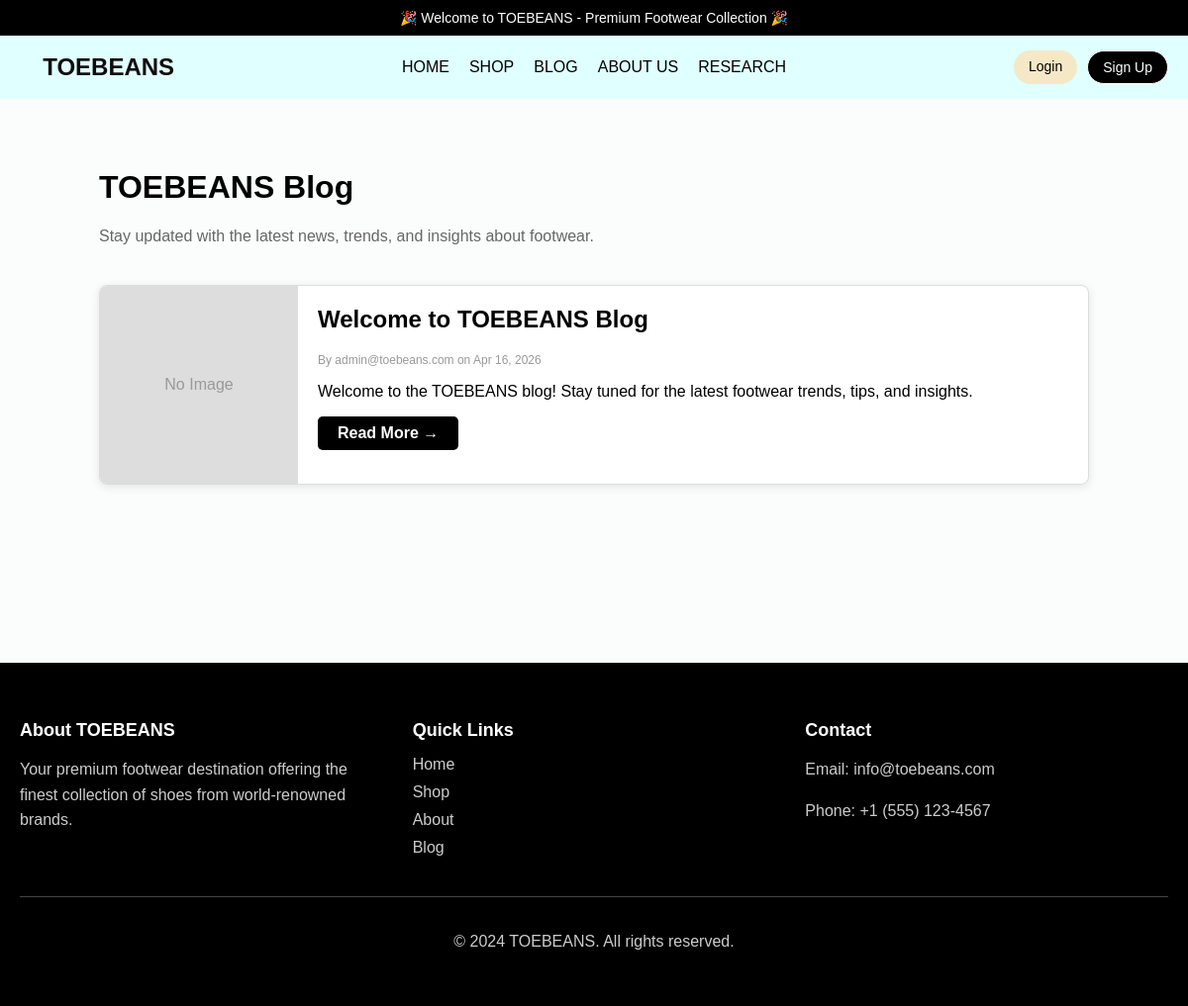
/blog/, run on an earlier commit of the app's database.
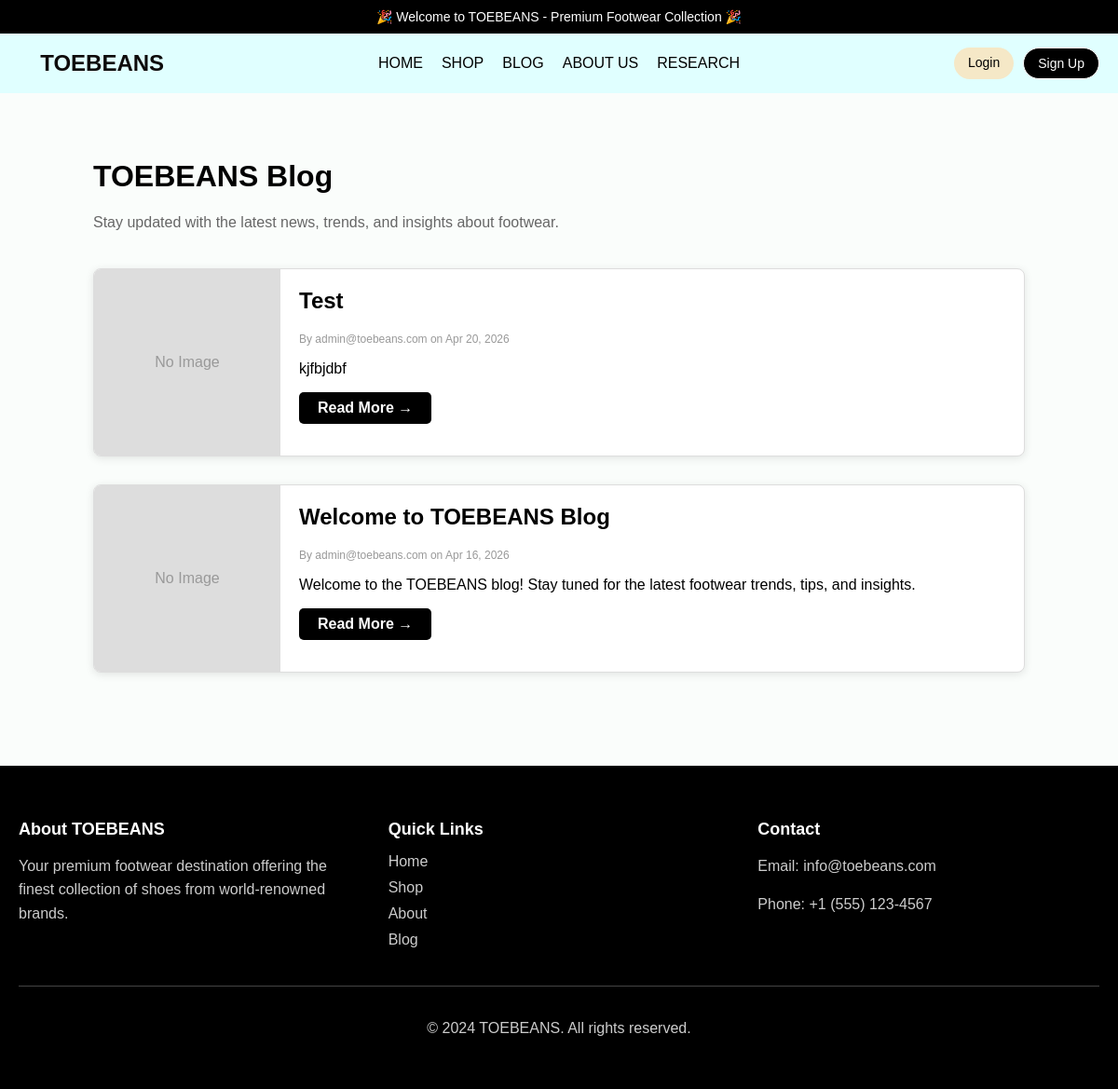
And on a later commit of the database.
### store/models.py (models this page shows, shortened)
class BlogPost(models.Model):
    title = models.CharField(max_length=200)
    content = models.TextField()
    author = models.ForeignKey(User, on_delete=models.CASCADE, related_name='blog_posts')
    created_at = models.DateTimeField(auto_now_add=True)
    updated_at = models.DateTimeField(auto_now=True)
    featured_image = models.ImageField(upload_to='blog_images/', blank=True)
    class Meta:
        ordering = ['-created_at']

### store/views.py (the view)
# urls.py: path('blog/', views.blog, name='blog'),
def blog(request):
    posts = BlogPost.objects.all()
    context = {
        'posts': posts,
    }
    return render(request, 'store/blog.html', context)

### store/templates/store/blog.html (shortened to what this page needs)
{% extends 'store/base.html' %}
{% block content %}
<div style="max-width: 1000px; margin: 0 auto; padding: 30px 20px;">
    <h1>TOEBEANS Blog</h1>
    <p style="color: #666; font-size: 16px;">Stay updated with the latest news, trends, and insights about footwear.</p>
    {% if posts %}
    <div style="display: grid; grid-template-columns: 1fr; gap: 30px; margin-top: 40px;">
        {% for post in posts %}
        <article style="background: white; border: 1px solid #ddd; border-radius: 8px; overflow: hidden; box-shadow: 0 2px 10px rgba(0,0,0,0.1); transition: transform 0.3s ease; display: grid; grid-template-columns: 200px 1fr;">
            {% if post.featured_image %}
                <img src="{{ post.featured_image.url }}" alt="{{ post.title }}" style="width: 100%; height: 200px; object-fit: cover;">
            {% else %}
                <div style="width: 200px; height: 200px; background: #ddd; display: flex; align-items: center; justify-content: center; color: #999;">No Image</div>
            {% endif %}
            <div style="padding: 20px;">
                <h2 style="margin-top: 0;">{{ post.title }}</h2>
                <p style="color: #999; font-size: 12px;">By {{ post.author.get_full_name|default:post.author.email }} on {{ post.created_at|date:"M d, Y" }}</p>
                <p>{{ post.content|truncatewords:30 }}</p>
                <a href="{% url 'blog_detail' post.id %}" class="btn btn-primary" style="padding: 8px 20px; text-decoration: none; display: inline-block;">Read More →</a>
            </div>
        </article>
        {% endfor %}
    </div>
    {% else %}
    <p style="text-align: center; color: #999; padding: 50px;">No blog posts available yet.</p>
    {% endif %}
</div>
{% endblock %}

### store/templates/store/base.html (shortened to what this page needs)
{% load static %}
<!DOCTYPE html>
<html lang="en">
<head>
    <link rel="stylesheet" href="{% static 'store/css/base.css' %}">
</head>
<body>
    <div class="promo-bar">
        🎉 Welcome to TOEBEANS - Premium Footwear Collection 🎉
    </div>
    <header>
        <div class="logo">
            <a href="{% url 'home' %}" style="text-decoration: none; color: #0e0c0c;">TOEBEANS</a>
        </div>
        <nav>
            <ul>
                <li><a href="{% url 'home' %}">Home</a></li>
                <li><a href="{% url 'shop' %}">Shop</a></li>
                <li><a href="{% url 'blog' %}">Blog</a></li>
                <li><a href="{% url 'about' %}">About Us</a></li>
                <li><a href="{% url 'research' %}">Research</a></li>
            </ul>
        </nav>
        <div class="auth-buttons">
            {% if user.is_authenticated %}
                <a href="{% url 'profile' %}" class="profile-link">{{ user.first_name|default:user.email }}</a>
                <a href="{% url 'logout' %}" class="logout">Logout</a>
            {% else %}
                <a href="{% url 'login' %}" class="login">Login</a>
                <a href="{% url 'signup' %}" class="signup">Sign Up</a>
            {% endif %}
        </div>
    </header>
    <main>
        {% block content %}{% endblock %}
    </main>
    <footer>
        <div class="footer-content">
            <div class="footer-section">
                <h3>About TOEBEANS</h3>
                <p>Your premium footwear destination offering the finest collection of shoes from world-renowned brands.</p>
            </div>
            <div class="footer-section">
                <h3>Quick Links</h3>
                <ul>
                    <li><a href="{% url 'home' %}">Home</a></li>
                    <li><a href="{% url 'shop' %}">Shop</a></li>
                    <li><a href="{% url 'about' %}">About</a></li>
                    <li><a href="{% url 'blog' %}">Blog</a></li>
                </ul>
            </div>
            <div class="footer-section">
                <h3>Contact</h3>
                <p>Email: info@toebeans.com</p>
                <p>Phone: +1 (555) 123-4567</p>
            </div>
        </div>
        <div class="footer-bottom">
            <p>&copy; 2024 TOEBEANS. All rights reserved.</p>
        </div>
    </footer>
</body>
</html>

### store/static/store/css/base.css (style rules this page uses)
body { margin: 0; font-family: Arial, sans-serif; position: relative; color: #000000; background-color: #FAFDFB; overflow-x: hidden; }
header { display: flex; justify-content: space-between; align-items: center; padding: 15px 20px; background: lightcyan; position: relative; z-index: 2; width: 100%; box-sizing: border-box; }
.logo { font-size: 24px; font-weight: bold; color: #0e0c0c; text-transform: uppercase; position: relative; margin-left: 2%; }
nav ul { list-style: none; display: flex; gap: 20px; margin: 0; padding: 0; }
nav ul li a { color: #000000; text-decoration: none; font-size: 16px; text-transform: uppercase; font-weight: 500; }
.auth-buttons { display: flex; gap: 10px; }
.auth-buttons a { text-decoration: none; padding: 8px 15px; border-radius: 20px; font-size: 14px; font-weight: 500; cursor: pointer; }
.auth-buttons .login { background-color: #F5E8C7; color: #000000; }
.auth-buttons .signup { background-color: #000000; color: #FFFFFF; border: 1px solid #FFFFFF; }
.promo-bar { background: #000000; color: #FFFFFF; text-align: center; padding: 10px; font-size: 14px; font-weight: 500; width: 100%; box-sizing: border-box; }
main { min-height: 60vh; padding: 20px; }
.btn { padding: 12px 30px; border-radius: 5px; text-decoration: none; font-weight: 600; cursor: pointer; border: none; font-size: 16px; transition: all 0.3s ease; }
.btn-primary { background-color: #000000; color: #FFFFFF; }
footer { background-color: #000000; color: #FFFFFF; margin-top: 50px; padding: 40px 20px; }
.footer-content { display: grid; grid-template-columns: repeat(auto-fit, minmax(250px, 1fr)); gap: 30px; max-width: 1200px; margin: 0 auto; }
.footer-section h3 { font-size: 18px; margin-bottom: 15px; }
.footer-section p { line-height: 1.6; color: #ccc; }
.footer-section ul { list-style: none; padding: 0; margin: 0; }
.footer-section ul li { margin-bottom: 10px; }
.footer-section ul li a { color: #ccc; text-decoration: none; }
.footer-bottom { text-align: center; margin-top: 30px; padding-top: 20px; border-top: 1px solid #444; color: #ccc; }

What changed in the data, as far as the page shows it:
added BlogPost: featured_image "No Image", title "Test", author.get_full_name "admin@toebeans.com", created_at "Apr 20, 2026", content "kjfbjdbf"
